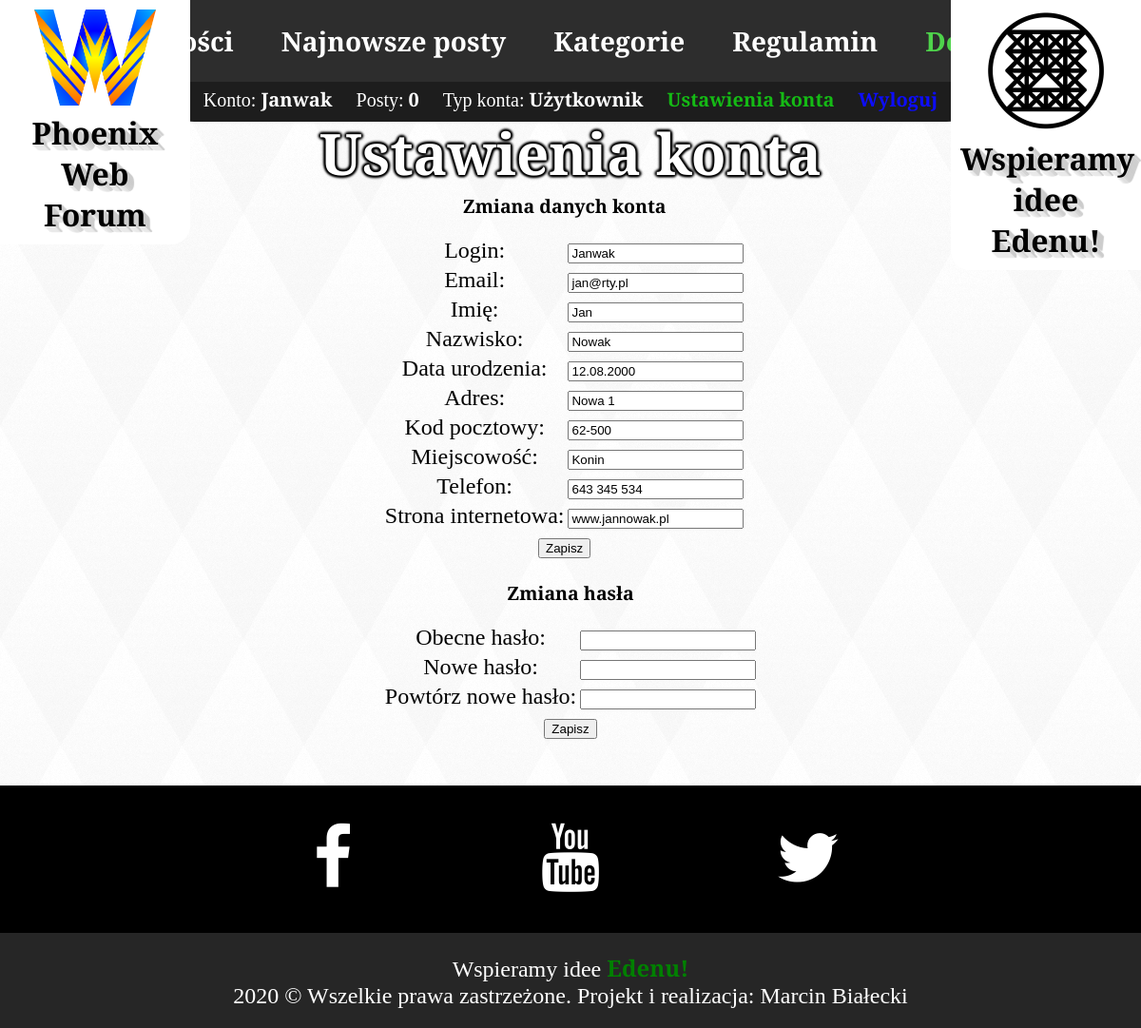
Screenshot of /konto.php (signed in) with the database file from the repository.
### tables this page shows
CREATE TABLE `projekt_uzytkownicy` (
  `id` int(9) NOT NULL,
  `login` varchar(50) NOT NULL,
  `haslo` varchar(80) NOT NULL,
  `email` varchar(60) NOT NULL,
  `imie` varchar(60) NOT NULL,
  `nazwisko` varchar(60) NOT NULL,
  `data_urodzenia` varchar(20) NOT NULL,
  `adres` varchar(60) NOT NULL,
  `kodpocztowy` varchar(6) NOT NULL,
  `miejscowosc` varchar(60) NOT NULL,
  `telefon` varchar(15) NOT NULL,
  `www` varchar(50) NOT NULL,
  `typ_konta` tinyint(4) NOT NULL COMMENT '0 - Gość, 1 - Użytkownik, 2 - Moderator, 3 - Administrator',
  `ilosc_postow` int(11) NOT NULL,
  `blokada` tinyint(1) NOT NULL
);

### konto.php (the view, shortened to what this page needs)
<?php
	require_once "connect.php";
?>
<!DOCTYPE HTML>
<html lang="pl">
<head>
	<link rel="stylesheet" href="css/main.css" type="text/css" />
	<link rel="stylesheet" href="css/kont.css" type="text/css" />
	<link rel="stylesheet" href="fontello/css/fontello.css">
</head>
<body>
	<header>
		<div id="headerText">
			<h1>Ustawienia konta</h1>
		</div>
		<a id="logoLink" href="aktualnosci">
			<div id="logo">
				<img id="logoImg" src="img/used/logo-Phoenix-Web.png" alt="logo phoenix">
				<div id="logoText">Phoenix Web</div>
				<div id="logoText">Forum</div>
			</div>
		</a>
		<nav id="topnav">
			<div id="menu">
				<a href="aktualnosci"><div>Aktualności</div></a><a href="najnowsze-posty"><div>Najnowsze posty</div></a><a href="kategorie"><div>Kategorie</div></a><a href="regulamin"><div>Regulamin</div></a><a href="dodaj-post"><div style="color: #45d142;">Dodaj post</div></a>
			</div>
			<?php
				if(isset($_SESSION['zalogowany']) && $_SESSION['zalogowany']) {
			?>
					<div id="login">
						<div>Konto: <strong><?=$_SESSION['login']?></strong></div>
						<div>Posty: <strong><?=$_SESSION['ilosc_postow']?></strong></div>
						<div>Typ konta: <strong>
							<?php
								switch($_SESSION['typ_konta']){
									case 1: echo "Użytkownik"; break;
								}
							?>
							</strong></div>
						<div id="link_ustawienia_konta"><a href="konto">Ustawienia konta</a></div>
						<div><a href="wyloguj">Wyloguj</a></div>
					</div>
			<?php
				}
			?>
		</nav>
		<div id="logo2Div">
			<a id="logo2Link" href="https://www.popko.pl" target="_blank">
				<div id="logo2">
					<img id="logo2Img" src="img/used/PBZ.png" alt="Znak PBZ">
					<div id="logo2Text">Wspieramy idee Edenu!</div>
				</div>
			</a>
		</div>
	</header>
	<div id="background">
		<main id="container">
			<div class="content">
				<?php
					$polaczenie = @new mysqli($host, $db_user, $db_password, $db_name);
					$polaczenie -> query ('SET NAMES utf8');
					if ($polaczenie->connect_errno!=0)
					{
						$_SESSION['message2'] = "Error: ".$polaczenie->connect_errno;
					}
					else
					{
						if ($rezultat = @$polaczenie->query("SELECT * FROM projekt_uzytkownicy WHERE id=".$_SESSION['id_user']))
						{
							$wiersz = $rezultat->fetch_assoc();
				?>
							<form action="" method="POST">
								<table>
									<tr>
										<td colspan="2"><b><font size="2"><h2>Zmiana danych konta</h2></font></b></td>
									</tr>
									<tr>
										<td>Login:</td>
										<td><input type="text" name="login" value="<?php echo $wiersz['login']; ?>" required></td>
									</tr>
									<tr>
										<td>Email:</td>
										<td><input type="email" name="email" value="<?php echo $wiersz['email']; ?>" required></td>
									</tr>
									<tr>
										<td>Imię:</td>
										<td><input type="text" name="imie" value="<?php echo $wiersz['imie']; ?>"></td>
									</tr>
									<tr>
										<td>Nazwisko:</td>
										<td><input type="text" name="nazwisko" value="<?php echo $wiersz['nazwisko']; ?>"></td>
									</tr>
									<tr>
										<td>Data urodzenia:</td>
										<td><input type="text" name="data_urodzenia" value="<?php echo $wiersz['data_urodzenia']; ?>"></td>
									</tr>
									<tr>
										<td>Adres:</td>
										<td><input type="text" name="adres" value="<?php echo $wiersz['adres']; ?>"></td>
									</tr>
									<tr>
										<td>Kod pocztowy:</td>
										<td><input type="text" name="kodpocztowy" value="<?php echo $wiersz['kodpocztowy']; ?>"></td>
									</tr>
									<tr>
										<td>Miejscowość:</td>
										<td><input type="text" name="miejscowosc" value="<?php echo $wiersz['miejscowosc']; ?>"></td>
									</tr>
									<tr>
										<td>Telefon:</td>
										<td><input type="text" name="telefon" value="<?php echo $wiersz['telefon']; ?>"></td>
									</tr>
									<tr>
										<td>Strona internetowa:</td>
										<td><input type="text" name="www" value="<?php echo $wiersz['www']; ?>"></td>
									</tr>
									<tr>
										<td colspan="2"><input type="submit" value="Zapisz"></td>
									</tr>
								</table>
							</form>
							<form action="" method="POST">
								<table>
									<tr>
										<td colspan="2"><b><font size="2"><h2>Zmiana hasła</h2></font></b></td>
									</tr>
									<tr>
										<td>Obecne hasło:</td>
										<td><input type="password" name="haslo" required></td>
									</tr>
									<tr>
										<td>Nowe hasło:</td>
										<td><input type="password" name="nowe_haslo1" required></td>
									</tr>
									<tr>
										<td>Powtórz nowe hasło:</td>
										<td><input type="password" name="nowe_haslo2" required></td>
									</tr>
									<tr>
										<td colspan="2"><input type="submit" value="Zapisz"></td>
									</tr>
								</table>
							</form>
				<?php
						}
						else
							$_SESSION['message2'] = "Błąd zapytania do bazy.";
					}
				?>
			</div>
		</main>
		<footer>
			<div class="socials">
				<div class="socialdivs">
					<a href="https://www.facebook.com" target="_blank">
						<div class="fb">
							<i class="icon-facebook"></i>
						</div>
					</a>
					<a href="https://www.youtube.com" target="_blank">
						<div class="yt">
							<i class="icon-youtube"></i>
						</div>
					</a>
					<a href="https://twitter.com" target="_blank">
						<div class="tw">
							<i class="icon-twitter"></i>
						</div>
					</a>
				</div>
			</div>
			<div class="info">
				Wspieramy idee <a href="https://www.popko.pl" target="_blank">Edenu!</a>
				<br>
				2020 &copy; Wszelkie prawa zastrzeżone. Projekt i realizacja: Marcin Białecki
			</div>
		</footer>
	</div>
</body>
</html>

### css/main.css (style rules this page uses)
body { background-color: #FFF; margin: 0px; font-family: 'EB Garamond', serif; font-size: 24px; }
#background { background: url(../img/patterns/whitediamond.png); position: relative; padding-top: 40px; }
a { text-decoration: none; color: #008000; font-weight: 700; }
header { width: 100%; padding-bottom: 26%; }
#headerText { width: 100%; margin-top: 10%; z-index: 2; text-align: center; position: absolute; text-shadow: -1px 0 3px #000, 0 1px 3px #000, 1px 0 3px #000, 0 -1px 3px #000, -2px 0 3px #000, 0 2px 3px #000, 2px 0 3px #000, 0 -2px 3px #000; color: #FFF; }
#headerText h1 { font-size: 2.5em; margin: 0px; }
#logo { background-color: #FFF; z-index: 3; text-align: center; position: fixed; padding: 10px; border-radius: 0px 0px 20px 0px; width: 180px; }
#logo img { width: 128px; }
#logoText { font-size: 32px; color: #000; text-decoration: none; font-weight: 700; text-shadow: 1px 0px 1px #CCCCCC, 0px 1px 1px #EEEEEE, 2px 1px 1px #CCCCCC, 1px 2px 1px #EEEEEE, 3px 2px 1px #CCCCCC, 2px 3px 1px #EEEEEE, 4px 3px 1px #CCCCCC, 3px 4px 1px #EEEEEE, 5px 4px 1px #CCCCCC, 4px 5px 1px #EEEEEE, 6px 5px 1px #CCCCCC, 5px 6px 1px #EEEEEE, 7px 6px 1px #CCCCCC; }
#logo2Div { z-index: 3; width: 100%; height: 0px; text-align: right; position: fixed; }
#logo2 { display: inline-block; background-color: #FFF; text-align: center; padding: 10px; border-radius: 0px 0px 0px 20px; width: 180px; }
#logo2 img { width: 128px; height: 128px; }
#logo2Text { font-size: 32px; color: #000; text-decoration: none; font-weight: 700; text-shadow: 1px 0px 1px #CCCCCC, 0px 1px 1px #EEEEEE, 2px 1px 1px #CCCCCC, 1px 2px 1px #EEEEEE, 3px 2px 1px #CCCCCC, 2px 3px 1px #EEEEEE, 4px 3px 1px #CCCCCC, 3px 4px 1px #EEEEEE, 5px 4px 1px #CCCCCC, 4px 5px 1px #EEEEEE, 6px 5px 1px #CCCCCC, 5px 6px 1px #EEEEEE, 7px 6px 1px #CCCCCC; }
#topnav { z-index: 2; width: 100%; height: 0px; text-align: center; position: fixed; opacity: 0.95; }
#menu { display: inline-block; padding: 10px; font-size: 28px; min-height: 38px; line-height: 200%; border-radius: 0px 0px 20px 20px; background-color: #222; }
#menu div { display: inline-block; margin: 5px; padding-left: 20px; padding-right: 20px; border-radius: 5px; transition: all 0.2s linear; }
#menu a { color: #fff; text-decoration: none; font-weight: 700; }
#login { display: inline-block; border-radius: 0px 0px 20px 20px; background-color: #111; color: #fff; font-size: 20px; padding: 5px 20px 10px 20px; }
#login div { display: inline-block; padding: 0px 10px; }
#login a { color: #00f; font-weight: 700; }
#link_ustawienia_konta a { color: #09b709; }
#container { width: 75%; margin-left: auto; margin-right: auto; text-align: center; }
footer { position: relative; }
.socials { z-index: 1; width:100%; text-align: center; background-color: #000; }
.socialdivs { width: 750px; margin-left: auto; margin-right: auto; color: #fff; }
.socialdivs a { text-decoration: none; color: #FFF; }
.fb { width: 250px; height: 155px; float:left; border-radius: 10px; }
.yt { width: 250px; height: 155px; float:left; border-radius: 10px; }
.tw { width: 250px; height: 155px; float:left; border-radius: 10px; }
.info { z-index: 1; margin-left: auto; margin-right: auto; text-align: center; padding: 20px; color: #fff; background-color: #262626; }

### css/kont.css (style rules this page uses)
header { padding-bottom: 0%; }
.content { display: inline-block; margin-top: 16%; margin-bottom: 40px; text-align: center; border-radius: 20px; }

### rows the page displays
projekt_uzytkownicy: login "Janwak", email "jan@rty.pl", imie "Jan", nazwisko "Nowak", data_urodzenia "12.08.2000", adres "Nowa 1", kodpocztowy "62-500", miejscowosc "Konin", telefon "643 345 534", www "www.jannowak.pl"

### other values shown
$_SESSION['login'] "Janwak"
$_SESSION['ilosc_postow'] "0"
